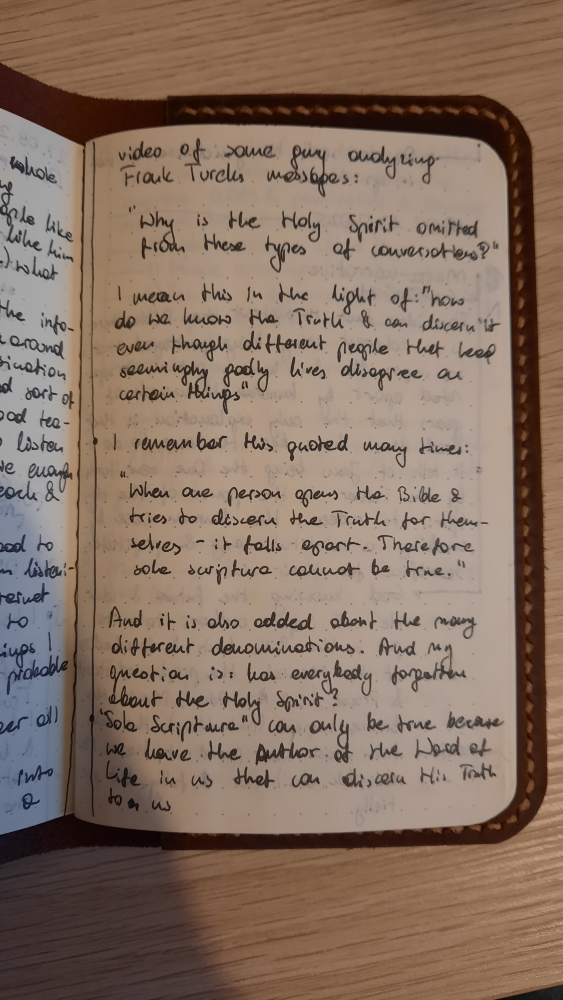
#> input picture sample7.jpg, 2250 x 4000 px (shown at 1/4 size)
$ jupyter execute text_region_detection.ipynb   (older library calls are emulated)
#> lines starting #> are read from the running program, lines starting #| are printed output that depends on the picture; after the words box and inside, x2 and y2 are one past the last pixel; in counts of white or black regions, pixels touching at a corner belong together
### util/util.py
import cv2
import numpy as np
import matplotlib.pyplot as plt

def show(img, title=None):
    plt.imshow(cv2.cvtColor(img, cv2.COLOR_BGR2RGB))
    if title:
        plt.title(title)


def resize_to_consistent_resolution(img, target_width=2000, target_height=None):
    """
    Resizes an input image to a consistent resolution for downstream processing.

    Parameters:
        img: np.ndarray
            Input BGR image.
        target_width: int,......
            Desired width in pixels (default 2000).
        target_height: int or None
            Optional fixed height. If None, height is scaled to preserve aspect ratio.

    Returns:
        resized_img: np.ndarray
            Image resized to the desired resolution.
        scale_x, scale_y: float
            Scaling factors applied to width and height (for coordinate adjustments).
    """
    h, w = img.shape[:2]

    if target_height is None:
        # Preserve aspect ratio
        scale = target_width / w
        target_height = int(h * scale)
    else:
        # Fixed dimensions (may distort slightly)
        scale = None

    resized_img = cv2.resize(img, (target_width, target_height), interpolation=cv2.INTER_AREA)

    # Calculate scaling factors (useful if you want to map coordinates back to original image)
    scale_x = target_width / w
    scale_y = target_height / h

    return resized_img, scale_x, scale_y


def find_edges(img_gray, kernel_size, binary_min_threshold):
    gradient_x = cv2.Sobel(img_gray, cv2.CV_64F, 1, 0, ksize=kernel_size)
    gradient_y = cv2.Sobel(img_gray, cv2.CV_64F, 0, 1, ksize=kernel_size)

    gradient_magnitude = cv2.magnitude(gradient_x, gradient_y)
    gradient_magnitude = cv2.normalize(gradient_magnitude, None, 0, 255, cv2.NORM_MINMAX)
    gradient_magnitude = np.uint8(gradient_magnitude)

    _, edges = cv2.threshold(gradient_magnitude, binary_min_threshold, 255, cv2.THRESH_BINARY)

    return edges


def dilate(img, kernel_size, iterations):
    kernel = np.ones((kernel_size, kernel_size), np.uint8)
    eroded = cv2.dilate(img, kernel, iterations)
    return eroded


def erode(img, kernel_size, iterations):
    kernel = np.ones((kernel_size, kernel_size), np.uint8)
    eroded = cv2.erode(img, kernel, iterations)
    return eroded


def draw_lines(img, lines, title=None):
    line_img = img.copy()

    for line in lines:
        # handle both shapes
        if isinstance(line, (list, np.ndarray)) and len(line) == 1:
            x1, y1, x2, y2 = line[0]
        else:
            x1, y1, x2, y2 = line
        cv2.line(line_img, (x1, y1), (x2, y2), (0, 255, 0), thickness=15)

    plt.imshow(cv2.cvtColor(line_img, cv2.COLOR_BGR2RGB))
    if title:
        plt.title(title)


def filter_lines2(lines, horizontal_angle_variance, vertical_angle_variance):
    horiz_thresh = np.radians(horizontal_angle_variance)
    vert_thresh = np.radians(vertical_angle_variance)

    horizontal_lines, vertical_lines = [], []

    for line in lines:
        x1, y1, x2, y2 = line[0]
        angle = np.arctan2(y2 - y1, x2 - x1)

        # normalize angle to [0, π)
        if angle < 0:
            angle += np.pi

        if abs(angle) < horiz_thresh or abs(angle - np.pi) < horiz_thresh:
            horizontal_lines.append((x1, y1, x2, y2))
        elif abs(angle - np.pi/2) < vert_thresh:
            vertical_lines.append((x1, y1, x2, y2))

    return horizontal_lines, vertical_lines


def select_edge_lines(lines, orientation, min_separation):
    """
    Selects 2 longest lines that are sufficiently separated.
    Returns them sorted:
      - horizontal: top first, then bottom
      - vertical: left first, then right
    """
    lines_with_length = []
    for line in lines:
        x1, y1, x2, y2 = line
        length = np.hypot(x2 - x1, y2 - y1)
        lines_with_length.append((length, line))
    lines_with_length.sort(key=lambda x: x[0], reverse=True)

    selected = []
    for _, line in lines_with_length:
        if not selected:
            selected.append(line)
        else:
            x1, y1, x2, y2 = line
            if orientation == "horizontal":
                prev_y = np.mean([l[1] for l in selected] + [l[3] for l in selected])
                line_y = (y1 + y2) / 2
                if abs(line_y - prev_y) >= min_separation:
                    selected.append(line)
            elif orientation == "vertical":
                prev_x = np.mean([l[0] for l in selected] + [l[2] for l in selected])
                line_x = (x1 + x2) / 2
                if abs(line_x - prev_x) >= min_separation:
                    selected.append(line)
        if len(selected) == 2:
            break

    # Sort selected lines spatially
    if len(selected) == 2:
        if orientation == "horizontal":
            # sort by y (top first)
            selected.sort(key=lambda l: np.mean([l[1], l[3]]))
        elif orientation == "vertical":
            # sort by x (left first)
            selected.sort(key=lambda l: np.mean([l[0], l[2]]))

    return selected


def extend_line_to_image(line, img_shape, orientation):
    """
    Extends a line to the full image boundary in the specified orientation.

    Parameters:
        line: tuple (x1, y1, x2, y2)
        img_shape: shape of the image (height, width, ...)
        orientation: "horizontal" or "vertical"

    Returns:
        (x1, y1, x2, y2) - extended line clipped to image boundaries
    """
    height, width = img_shape[:2]
    x1, y1, x2, y2 = map(float, line)

    if orientation == "horizontal":
        # Avoid division by zero if the line is perfectly vertical
        if x2 == x1:
            x2 += 1e-6

        slope = (y2 - y1) / (x2 - x1)
        intercept = y1 - slope * x1

        # Extend line across entire image width
        new_x1, new_x2 = 0, width - 1
        new_y1 = slope * new_x1 + intercept
        new_y2 = slope * new_x2 + intercept

    elif orientation == "vertical":
        # Avoid division by zero if the line is perfectly horizontal
        if y2 == y1:
            y2 += 1e-6

        slope = (x2 - x1) / (y2 - y1)
        intercept = x1 - slope * y1

        # Extend line across entire image height
        new_y1, new_y2 = 0, height - 1
        new_x1 = slope * new_y1 + intercept
        new_x2 = slope * new_y2 + intercept

    else:
        raise ValueError("orientation must be 'horizontal' or 'vertical'")

    # Clip coordinates to image boundaries
    new_x1 = np.clip(new_x1, 0, width - 1)
    new_x2 = np.clip(new_x2, 0, width - 1)
    new_y1 = np.clip(new_y1, 0, height - 1)
    new_y2 = np.clip(new_y2, 0, height - 1)

    return int(new_x1), int(new_y1), int(new_x2), int(new_y2)

def compute_intersection(line1, line2):
    """
    Compute intersection point of two lines given as (x1, y1, x2, y2).
    Returns (x, y) as int tuple, or None if lines are parallel.
    """
    x1, y1, x2, y2 = map(float, line1)
    x3, y3, x4, y4 = map(float, line2)

    denom = (x1 - x2)*(y3 - y4) - (y1 - y2)*(x3 - x4)
    if denom == 0:
        return None  # Parallel lines

    px = ((x1*y2 - y1*x2)*(x3 - x4) - (x1 - x2)*(x3*y4 - y3*x4)) / denom
    py = ((x1*y2 - y1*x2)*(y3 - y4) - (y1 - y2)*(x3*y4 - y3*x4)) / denom
    return (int(px), int(py))

def clip_point_to_image(point, img_shape):
    h, w = img_shape[:2]
    x = np.clip(point[0], 0, w - 1)
    y = np.clip(point[1], 0, h - 1)
    return (int(x), int(y))


def draw_corners(img, corners, title=None):
    corner_vis = img.copy()
    corner_colors = [(0, 255, 0), (255, 0, 0), (0, 0, 255), (0, 255, 255)]
    corner_labels = ["tl", "tr", "br", "bl"]

    for (corner, color, label) in zip(corners, corner_colors, corner_labels):
        x, y = int(corner[0]), int(corner[1])
        cv2.circle(corner_vis, (x, y), 20, color, -1)
        # Offset the label slightly so it's readable
        cv2.putText(corner_vis, label, (x, y - 25),
                    cv2.FONT_HERSHEY_SIMPLEX, 3, (255, 255, 255), 5, cv2.LINE_AA)

    plt.imshow(cv2.cvtColor(corner_vis, cv2.COLOR_BGR2RGB))
    if title:
        plt.title(title)

def rescale_corners_to_original(corners, scale_x, scale_y):
    """
    Rescales a list of (x, y) coordinates from resized image space
    back to the original image dimensions.

    Parameters:
        points: list of (x, y)
            Coordinates from the resized image.
        scale_x: float
            Scale factor used for width during resizing.
        scale_y: float
            Scale factor used for height during resizing.

    Returns:
        rescaled_points: list of (x, y)
            Coordinates mapped back to the original image size.
    """
    rescaled_corners = []
    for (x, y) in corners:
        orig_x = int(x / scale_x)
        orig_y = int(y / scale_y)
        rescaled_corners.append((orig_x, orig_y))
    return rescaled_corners


def crop_from_corners(img, corners, title=None):
    x_coords = [c[0] for c in corners]
    y_coords = [c[1] for c in corners]
    x_min, x_max = min(x_coords), max(x_coords)
    y_min, y_max = min(y_coords), max(y_coords)

    cropped_img = img[y_min:y_max, x_min:x_max]

    plt.imshow(cv2.cvtColor(cropped_img, cv2.COLOR_BGR2RGB))
    if title:
        plt.title(title)


# [108 lines left out: function find_text_region, not called in this run]


### text_region_detection.ipynb
[cell 1]
import cv2
import numpy as np
import matplotlib.pyplot as plt
from util.util import *

[cell 2]
img_path = "sample7.jpg"
img_original = cv2.imread(img_path)
#> img_original is the input picture: shape (4000, 2250, 3); mean B, G, R 97.9, 112.7, 134.1
show(img_original, title="Original image")

show_images = True
figsize = (10,8)

[cell 3]
resize_image = False
if img_original.shape != (4032, 3024):
    resize_image = True
    img, scale_x, scale_y = resize_to_consistent_resolution(img_original, target_width=3024, target_height=4032)
#> scale_x = 1.34; scale_y = 1.01
    show(img, title="resized image")

gray = cv2.cvtColor(img, cv2.COLOR_BGR2GRAY)
edges = find_edges(gray, kernel_size=5, binary_min_threshold=30)
#> in find_edges, `gradient_y = cv2.Sobel(img_gray, cv2.CV_64F, 0, 1, ksize=kernel_size)`:
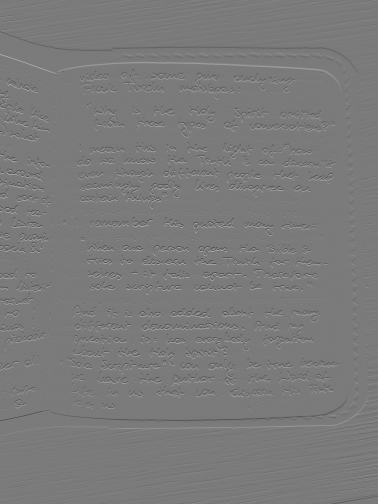
#> gradient_y: shape (4032, 3024) float64 (shown at 1/8 size); min -5984, max 6422, mean -0.9; drawn with min black and max white
#> in find_edges, `_, edges = cv2.threshold(gradient_magnitude, binary_min_threshold, 255..`:
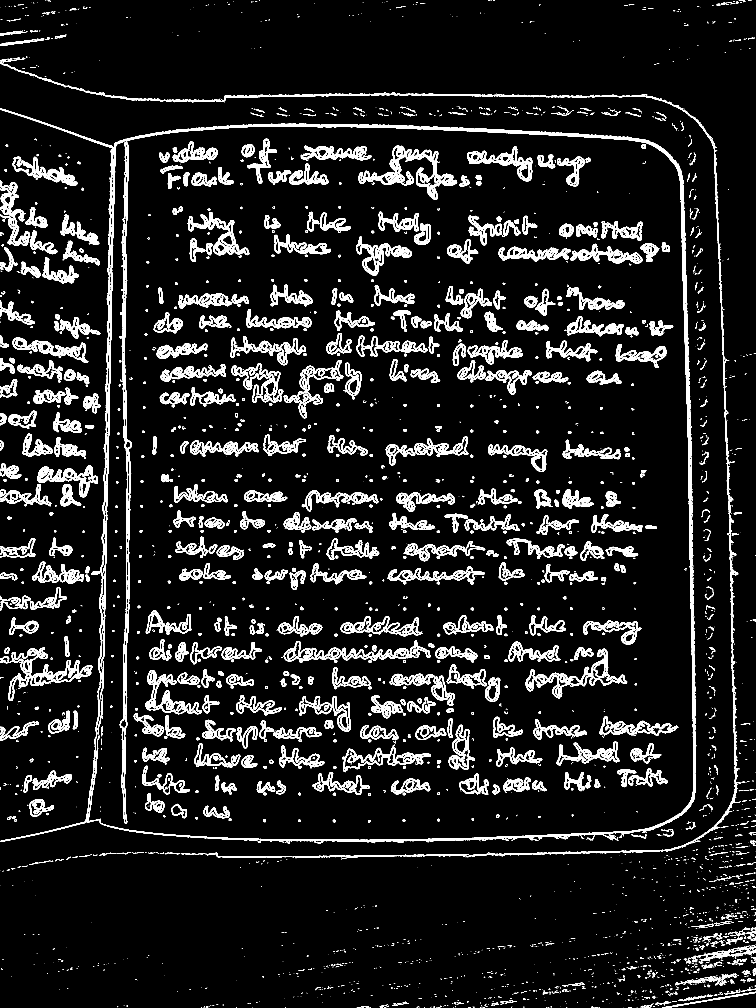
#> edges: shape (4032, 3024) (shown at 1/4 size); 8.6% white; 4467 white regions (2838 under 20 px), largest, box (x1, y1, x2, y2) and area: (0, 433, 2785, 3375) 124277, (1435, 582, 1829, 798) 14264, (1862, 2138, 2964, 3429) 13638
# show(edges)

[cell 4]
dilated = dilate(edges, kernel_size=7, iterations=1)
if show_images:
    plt.figure(figsize=(14,12))
    plt.subplot(1,3,1)
    show(dilated, title="step 1 - dilate")

eroded = erode(dilated, kernel_size=7, iterations=1)
if show_images:
    plt.subplot(1,3,2)
    show(eroded, title="step 2 - erode")

dilated = dilate(eroded, kernel_size=7, iterations=1)
if show_images:
    plt.subplot(1,3,3)
    show(dilated, title="step 3 - dilate")
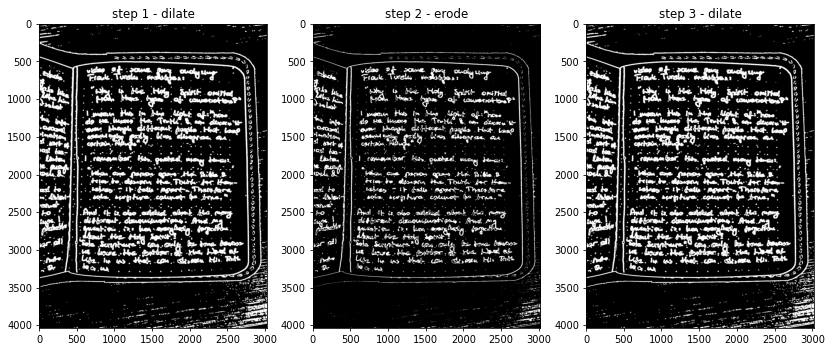
#> figure drawn by matplotlib, 3 panels

[cell 5]
# Apply the Probabilistic Hough Line Transform
lines = cv2.HoughLinesP(
    dilated,              # Edge-detected image
    rho=1,                # Distance resolution in pixels
    theta=np.pi / 180,    # Angle resolution in radians
    threshold=100,        # Minimum number of intersections to detect a line
    minLineLength=200,    # Minimum length of line to be detected
    maxLineGap=30         # Maximum allowed gap between line segments to be connected
)
#> lines = 2256 rows, first 6: [2741, 846, 2781, 3177], [2731, 698, 2775, 3209], [2735, 717, 2779, 3201], [504, 1337, 504, 552], [2861, 571, 2951, 3158], [2750, 1181, 2785, 3170]

# Filter lines to only have horizontal & vertical
horizontal_angle_variance = 5
vertical_angle_variance = 5
horizontal_lines, vertical_lines = filter_lines2(lines, horizontal_angle_variance, vertical_angle_variance)
#> the loop in filter_lines2, `for line in lines:` made 2256 passes
#> (x1, y1, x2, y2, angle) on passes 1 to 8: (2741, 846, 2781, 3177, 1.55), (2731, 698, 2775, 3209, 1.55), (2735, 717, 2779, 3201, 1.55), (504, 1337, 504, 552, 1.57), (2861, 571, 2951, 3158, 1.54), (2750, 1181, 2785, 3170, 1.55), (2913, 2130, 2952, 3246, 1.54), (2863, 584, 2954, 3167, 1.54)
#> after the loop in filter_lines2, `for line in lines:`: horizontal_lines = 1578 items, first 6: (927, 3433, 2691, 3403), (895, 383, 2612, 383), (1217, 492, 2604, 564), (896, 382, 2600, 382), (850, 3357, 2063, 3357), (892, 3431, 2701, 3400); vertical_lines = 273 items, first 6: (2741, 846, 2781, 3177), (2731, 698, 2775, 3209), (2735, 717, 2779, 3201), (504, 1337, 504, 552), (2861, 571, 2951, 3158), (2750, 1181, 2785, 3170)
filtered_lines = horizontal_lines + vertical_lines
#> filtered_lines = 1851 items, first 6: (927, 3433, 2691, 3403), (895, 383, 2612, 383), (1217, 492, 2604, 564), (896, 382, 2600, 382), (850, 3357, 2063, 3357), (892, 3431, 2701, 3400)

if show_images:
    plt.figure(figsize=figsize)
    plt.subplot(1, 2, 1)
    draw_lines(img, lines, title="lines found")
#> the loop in draw_lines, `for line in lines:` made 2256 passes
#> after the loop in draw_lines, `for line in lines:`:
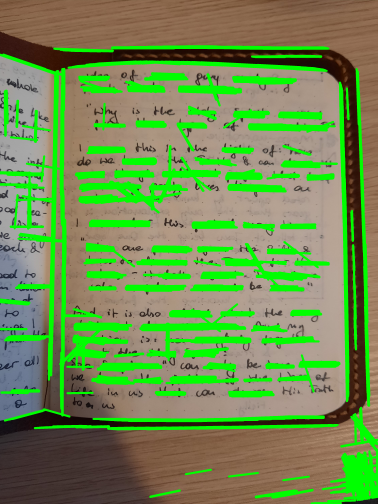
#> line_img: shape (4032, 3024, 3) (shown at 1/8 size); mean B, G, R 81, 142.4, 110.9

    plt.subplot(1, 2, 2)
    draw_lines(img, filtered_lines, title="lines filtered")
#> the loop in draw_lines (call 2), `for line in lines:` made 1851 passes

    plt.show()
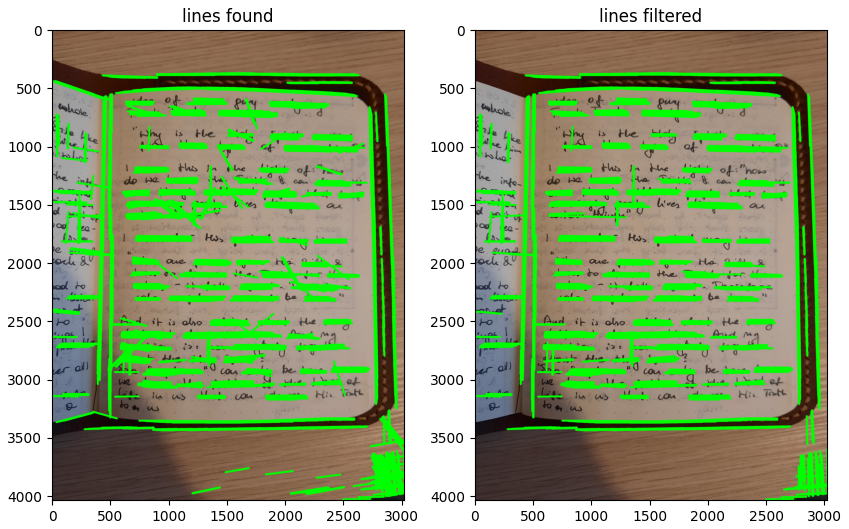
#> figure drawn by matplotlib, 2 panels

[cell 6]
edges_horizontal = select_edge_lines(horizontal_lines, "horizontal", min_separation=2500)
#> the loop in select_edge_lines, `for line in lines:` made 1578 passes
#> the loop in select_edge_lines, `for _, line in lines_with_length:` made 5 passes
#> line on passes 1 to 5: (892, 3431, 2701, 3400), (906, 3432, 2692, 3401), (927, 3433, 2691, 3403), (933, 3434, 2683, 3404), (895, 383, 2612, 383)
edges_vertical = select_edge_lines(vertical_lines, "vertical", min_separation=2000)
#> the loop in select_edge_lines (call 2), `for line in lines:` made 273 passes
#> the loop in select_edge_lines (call 2), `for _, line in lines_with_length:` made 9 passes
#> line on passes 1 to 8: (2862, 572, 2953, 3167), (2861, 571, 2951, 3158), (2863, 584, 2954, 3167), (2731, 698, 2775, 3209), (2733, 704, 2777, 3206), (2734, 707, 2778, 3203), (2735, 717, 2779, 3201), (2737, 721, 2780, 3197)

if show_images:
    plt.figure(figsize=figsize)
    draw_lines(img, edges_horizontal+edges_vertical)
    plt.show()

[cell 7]
extended_horizontal_edges = [extend_line_to_image(l, img.shape, "horizontal") for l in edges_horizontal]
extended_vertical_edges = [extend_line_to_image(l, img.shape, "vertical") for l in edges_vertical]

if show_images:
    plt.figure(figsize=figsize)
    draw_lines(img, extended_horizontal_edges+extended_vertical_edges, title="extended page edges")
    plt.show
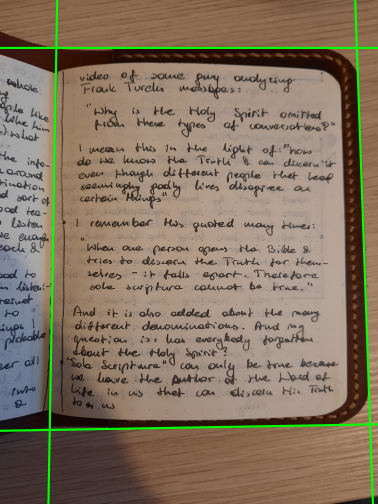
#> shown: shape (4032, 3024, 3) (shown at 1/8 size); mean R, G, B 132.2, 116.3, 96.9

[cell 8]
top_line, bottom_line = edges_horizontal
left_line, right_line = edges_vertical

tl = compute_intersection(top_line, left_line)    # top-left
tr = compute_intersection(top_line, right_line)   # top-right
bl = compute_intersection(bottom_line, left_line) # bottom-left
br = compute_intersection(bottom_line, right_line)# bottom-right

corners = [tl, tr, br, bl]
for x, y in corners:
    if x < 0 or y < 0:
        print(x, y)
#> this loop made 4 passes
#> (x, y) on passes 1 to 4: (450, 383), (2855, 383), (2961, 3395), (397, 3439)

corners = [clip_point_to_image(cnr, img.shape) for cnr in corners]
print(corners)
#| [(450, 383), (2855, 383), (2961, 3395), (397, 3439)]

if show_images:
    plt.figure(figsize=figsize)
    draw_corners(img, corners, "Detected page corners")
#> the loop in draw_corners, `for (corner, color, label) in zip(corners, corner_colors, corner_label..` made 4 passes
#> (corner, color, label) on passes 1 to 4: ((450, 383), (0, 255, 0), 'tl'), ((2855, 383), (255, 0, 0), 'tr'), ((2961, 3395), (0, 0, 255), 'br'), ((397, 3439), (0, 255, 255), 'bl')
    plt.show()

if resize_image:
    corners_original = rescale_corners_to_original(corners, scale_x, scale_y)
#> the loop in rescale_corners_to_original, `for (x, y) in corners:` made 4 passes
    if show_images:
        plt.figure(figsize=figsize)
        draw_corners(img_original, corners_original, "Page corners in original image size")
#> the loop in draw_corners (call 2), `for (corner, color, label) in zip(corners, corner_colors, corner_label..` made 4 passes
#> (corner, color, label) on passes 1 to 4: ((334, 379), (0, 255, 0), 'tl'), ((2124, 379), (255, 0, 0), 'tr'), ((2203, 3368), (0, 0, 255), 'br'), ((295, 3411), (0, 255, 255), 'bl')
        plt.show()

[cell 9]
plt.figure(figsize=figsize)
if resize_image:
    crop_from_corners(img_original, corners_original, "Detected page on image (cropped)")
#> in crop_from_corners, `cropped_img = img[y_min:y_max, x_min:x_max]`:
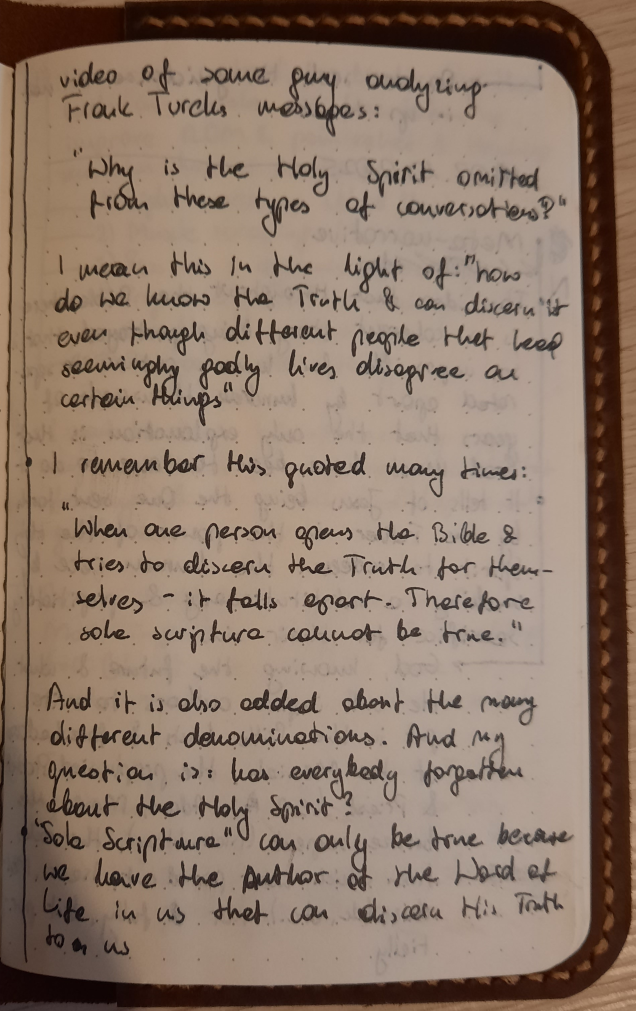
#> cropped_img: shape (3032, 1908, 3) (shown at 1/3 size); mean B, G, R 104.1, 119.5, 140.4
else:
    crop_from_corners(img_original, corners, "Detected page on image (cropped)")
plt.show()
